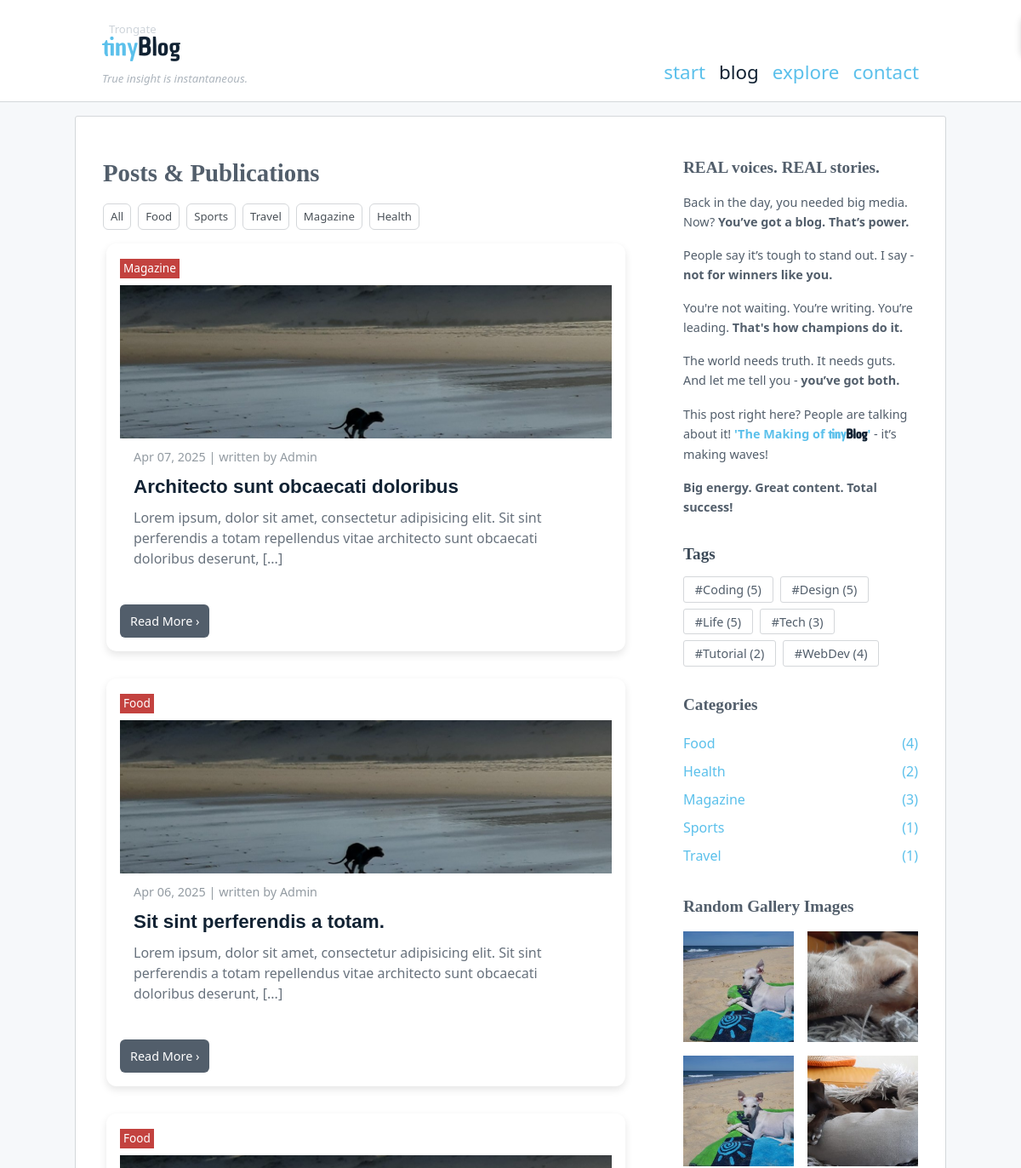
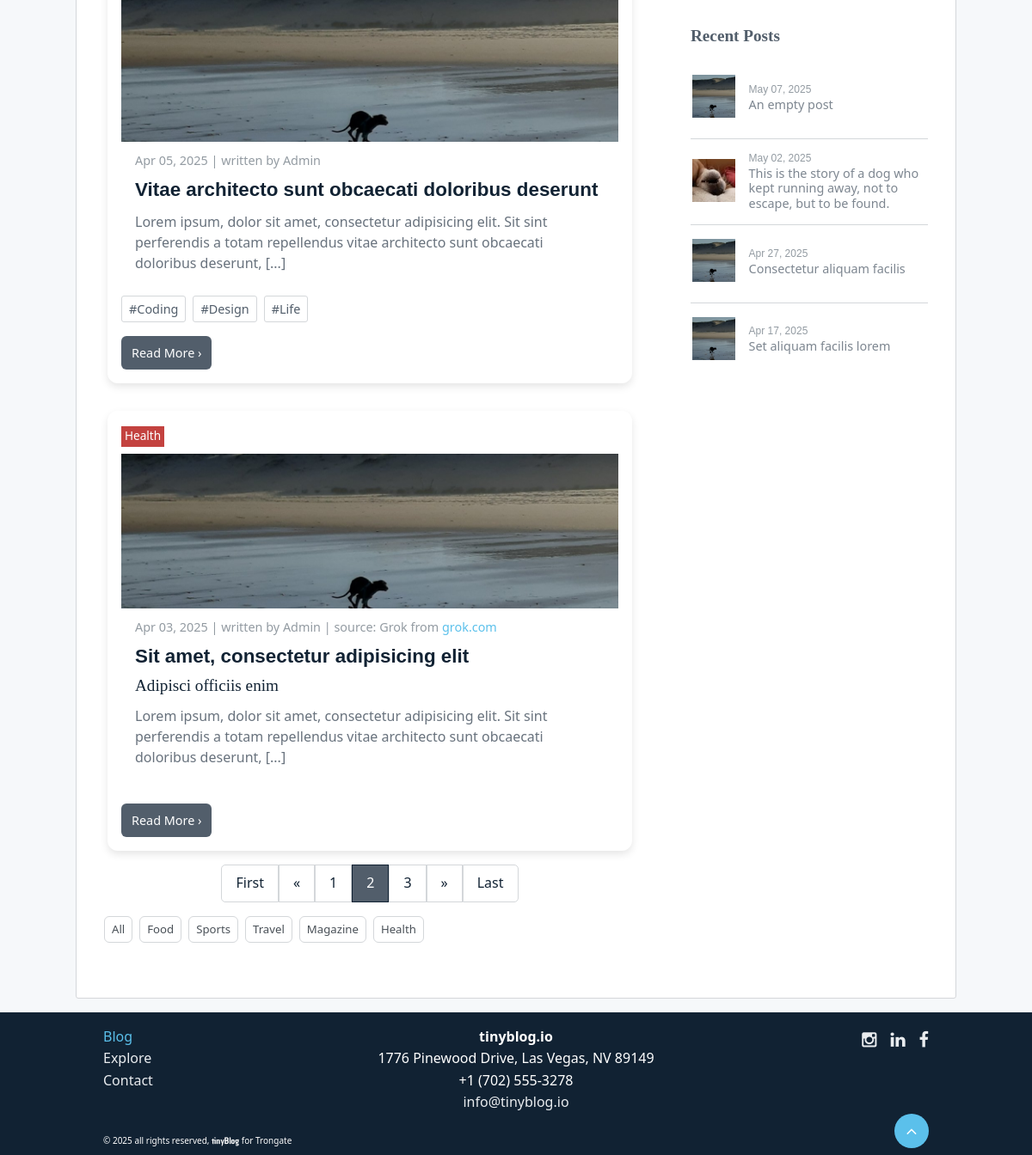
The page /blog/posts/2 on the database its author committed (2 pictures, top to bottom).
### tables this page shows
CREATE TABLE `menu_items` (
  `id` int(11) NOT NULL,
  `title` varchar(255) DEFAULT NULL,
  `url_string` varchar(255) DEFAULT NULL,
  `parent_id` int(11) DEFAULT NULL,
  `sort_order` int(11) DEFAULT NULL,
  `published` int(1) DEFAULT NULL,
  `target` varchar(12) DEFAULT NULL,
  `date_created` datetime DEFAULT NULL,
  `date_updated` datetime DEFAULT NULL,
  `menus_id` int(11) DEFAULT 0
);

CREATE TABLE `blog_categories` (
  `id` int(11) NOT NULL,
  `title` varchar(255) DEFAULT NULL,
  `url_string` varchar(255) DEFAULT NULL
);

CREATE TABLE `blog_posts` (
  `id` int(11) NOT NULL,
  `url_string` varchar(255) DEFAULT NULL,
  `title` varchar(255) DEFAULT NULL,
  `subtitle` varchar(255) DEFAULT NULL,
  `text` text DEFAULT NULL,
  `youtube` varchar(55) DEFAULT NULL,
  `date_created` datetime DEFAULT NULL,
  `date_updated` datetime DEFAULT NULL,
  `date_published` datetime DEFAULT NULL,
  `created_by` int(11) DEFAULT NULL,
  `updated_by` int(11) DEFAULT NULL,
  `published` int(1) DEFAULT NULL,
  `picture` varchar(255) DEFAULT '',
  `blog_sources_id` int(11) DEFAULT 0,
  `blog_categories_id` int(11) DEFAULT 0
);

CREATE TABLE `blog_tags` (
  `id` int(11) NOT NULL,
  `name` varchar(255) DEFAULT NULL,
  `url_string` varchar(255) DEFAULT NULL
);

CREATE TABLE `blog_sources` (
  `id` int(11) NOT NULL,
  `author` varchar(255) DEFAULT NULL,
  `website` varchar(255) DEFAULT NULL,
  `link` varchar(255) DEFAULT NULL
);

### modules/blog/views/view_posts.php (the view, shortened to what the rows shown need)
<div class="page-headline">
    <h1>
        <?= out($headline) ?>
    </h1>
</div>
<?php if (!empty($categories)): ?>
<div class="category-filter">
    <ul>
        <?php foreach ($categories as $category): ?>
            <li <?= !empty($category_id) && $category->id === $category_id ? 'class="active"' : '' ?>>
                <a href="<?= BASE_URL ?>blog/category/<?= out($category->url_string) ?>">
                    <?= out($category->title) ?>
                </a>
            </li>
        <?php endforeach; ?>
    </ul>
</div>
<?php endif; ?>
<?php
if( !empty($rows) ) { $i = 1;  ?>
<div class="publications">
    <?php foreach( $rows as $row ) { ?>
        <div class="post-card">
            <?php if (isset($row->category->title) && !empty($row->category->title) ): ?>
            <span class="post-category">
                <?= out($row->category->title)?>
            </span>
            <?php endif ?>
            <?php
            if( !empty($row->picture) ) {
                $pic_url = $pic_dir.'/'.$row->id.'/'.$row->picture;
            } else {
                $pic_url = $pic_fallback;
            }
            ?>
            <?php if ($pic_url != ''): ?>
                <div class="post-img">
                <img src="<?= $pic_url ?>" alt="<?= $row->url_string ?>-image">
            </div>
        <?php endif ?>
            <div class="post-info">
                <span class="post-date"><?= date($date_format, strtotime($row->date_published)) ?></span>
                <span class="post-author">| written by <?= ucfirst(out($row->created_by)) ?></span>
                <?php if (!empty($row->source)): ?>
                <span class="post-source">| source: <?= out($row->source->author) ?> from <a class="post-source-link" href="<?= out($row->source->link) ?>" target="_blank"><?= out($row->source->website) ?></a></span>
                <?php endif; ?>
            </div>
            <h2 class="post-title"><?= htmlspecialchars_decode($row->title, ENT_QUOTES) ?></h2>
            <h3 class="post-sub"><?= htmlspecialchars_decode($row->subtitle, ENT_QUOTES) ?></h3>
            <p class="post-short"><?= $row->text_short ?? '' ?></p>
            <?php if (isset($row->tags) && $row->tags > 0): ?>
            <div class="post-tags">
                <?php foreach ($row->tags as $tag) : ?>
                    <a href="<?= BASE_URL ?>blog/tag/<?= out($tag->url_string) ?>" class="tag-link">
                        #<?= out($tag->name) ?>
                    </a>
                <?php endforeach; ?>
            </div>
            <?php endif; ?>
            <div>
                <a href="<?= BASE_URL ?>blog/post/<?= out($row->url_string) ?>" class="btn read-more">Read More
                    <span> &rsaquo;</span>
                </a>
            </div>
        </div>
    <?php } ?>
</div>
<section>
    <?php if(isset($cat_filter)) { echo $cat_filter; }?>
</section>
<?php } else {  ?>
    <p>There are currently no blog posts published.</p>
<?php } ?>

### modules/blog/views/_html_category_filter.php (shortened to what the rows shown need)
<?php if (!empty($categories)): ?>
<div class="category-filter">
    <ul>
        <?php foreach ($categories as $category): ?>
            <li <?= !empty($category_id) && $category->id === $category_id ? 'class="active"' : '' ?>>
                <a href="<?= BASE_URL ?>blog/category/<?= out($category->url_string) ?>">
                    <?= out($category->title) ?>
                </a>
            </li>
        <?php endforeach; ?>
    </ul>
</div>
<?php endif; ?>

### modules/menus/views/_navigation_default_2.php (shortened to what the rows shown need)
<?php if (!empty($menu_items)): ?>
<nav id="nav-bar" role="navigation" aria-label="Main Navigation">
    <ul role="list">
        <?php
        $current_url = current_url();
        if (str_starts_with($current_url, BASE_URL)) {
            $current_path = substr($current_url, strlen(BASE_URL));
        } else {
            $current_path = $current_url;
        }
        $current_first = explode('/', $current_path)[0] ?? '';
        ?>
        <?php foreach ($menu_items as $item): ?>
            <?php
            $item_url = $item['url_string'];
            if (str_starts_with($item_url, BASE_URL)) {
                $item_path = substr($item_url, strlen(BASE_URL));
            } else {
                $item_path = $item_url;
            }
            $item_first = explode('/', $item_path)[0] ?? '';
            $is_active = $current_first === $item_first && $item_first !== '';
            ?>
            <li <?php echo $is_active ? 'class="active"' : ''; ?>>
                <a href="<?= $item['url_string'] ?>" target="<?= $item['target'] ?>">
                    <?= out($item['title']) ?>
                </a>
            </li>
        <?php endforeach; ?>
    </ul>
</nav>
<?php endif; ?>

### modules/blog/views/_widget_sidebar_text.php (shortened to what the rows shown need)
<div class="sidebar-text">
	<p>This post right here? People are talking about it! <b><a href="<?= BASE_URL.'blog/post/'.out($first_post->url_string) ?>" target="_self">'<?= htmlspecialchars_decode($first_post->title) ?>'</a></b> - it’s making waves!</p>
</div>

### modules/blog/views/_widget_recent_posts.php (shortened to what the rows shown need)
<ul class="mod-recent-posts-ul">
    <?php foreach ($rows as $post) : ?>
        <li>
			<a class="text-small" href="<?= BASE_URL ?>blog/post/<?= out($post->url_string) ?>">
				<div class="recent-posts-flex">
                    <?php if($post->picture != ''): ?>
                    	<div class="recent-posts-image-wrapper">
                    		<img src="<?= out($post->picture) ?>" alt="<?= strip_tags($post->title) ?>">
                    	</div>
                    <?php endif; ?>
                    <div class="recent-posts-title-wrapper">
                    	<p class="mod-recent-posts-date text-tiny"><?= $post->date_published ?></p>
                    	<div class="recent-posts-title"><?= htmlspecialchars_decode($post->title) ?></div>
                    </div>
                </div>
            </a>
        </li>
    <?php endforeach; ?>
</ul>

### modules/menus/views/_navigation_footer.php (shortened to what the rows shown need)
<?php if (!empty($menu_items)): ?>
<ul class="menu">
            <?php
        $current_url = current_url();
        if (str_starts_with($current_url, BASE_URL)) {
            $current_path = substr($current_url, strlen(BASE_URL));
        } else {
            $current_path = $current_url;
        }
        $current_first = explode('/', $current_path)[0] ?? '';
        ?>
        <?php foreach ($menu_items as $item): ?>
            <?php
            $item_url = $item['url_string'];
            if (str_starts_with($item_url, BASE_URL)) {
                $item_path = substr($item_url, strlen(BASE_URL));
            } else {
                $item_path = $item_url;
            }
            $item_first = explode('/', $item_path)[0] ?? '';
            $is_active = $current_first === $item_first && $item_first !== '';
            ?>
            <li <?php echo $is_active ? 'class="active"' : ''; ?>>
                <a href="<?= $item['url_string'] ?>" target="<?= $item['target'] ?>">
                    <?= out($item['title']) ?>
                </a>
            </li>
        <?php endforeach; ?>
</ul>
<?php endif; ?>

### rows shown on the page
menu_items: title "start"
menu_items: title "blog"
menu_items: title "explore"
menu_items: title "contact"
blog_categories: title "Food"
blog_categories: title "Sports"
blog_categories: title "Travel"
blog_categories: title "Magazine"
blog_categories: title "Health"
blog_posts: blog_categories.title "Magazine", date_published "Apr 07, 2025", created_by "Admin", title "Architecto sunt obcaecati doloribus", text_short "Lorem ipsum, dolor sit amet, consectetur adipisicing elit. Sit sint perferendis a totam repellendus vitae architecto sunt obcaecati doloribus deserunt, [...]"
blog_posts: blog_categories.title "Food", date_published "Apr 06, 2025", created_by "Admin", title "Sit sint perferendis a totam.", text_short "Lorem ipsum, dolor sit amet, consectetur adipisicing elit. Sit sint perferendis a totam repellendus vitae architecto sunt obcaecati doloribus deserunt, [...]"
blog_posts: blog_categories.title "Food", date_published "Apr 05, 2025", created_by "Admin", title "Vitae architecto sunt obcaecati doloribus deserunt", text_short "Lorem ipsum, dolor sit amet, consectetur adipisicing elit. Sit sint perferendis a totam repellendus vitae architecto sunt obcaecati doloribus deserunt, [...]"
blog_tags: name "Coding"
blog_tags: name "Design"
blog_tags: name "Life"
blog_posts: blog_categories.title "Health", date_published "Apr 03, 2025", created_by "Admin", blog_sources.author "Grok", blog_sources.website "grok.com", title "Sit amet, consectetur adipisicing elit", subtitle "Adipisci officiis enim", text_short "Lorem ipsum, dolor sit amet, consectetur adipisicing elit. Sit sint perferendis a totam repellendus vitae architecto sunt obcaecati doloribus deserunt, [...]"
blog_posts: title "The Making of tiny Blog"
blog_posts: date_published "May 07, 2025", title "An empty post"
blog_posts: shows a picture, date_published "May 02, 2025", title "This is the story of a dog who kept running away, not to escape, but to be found."
blog_posts: date_published "Apr 27, 2025", title "Consectetur aliquam facilis"
blog_posts: date_published "Apr 17, 2025", title "Set aliquam facilis lorem"
menu_items: title "Blog"
menu_items: title "Explore"
menu_items: title "Contact"

### other values the page prints
out($headline) "Posts & Publications"
$settings['first_link'] "First"
$settings['prev_link'] "«"
$value "1"
$value "3"
$settings['next_link'] "»"
$settings['last_link'] "Last"
out($tag->name) "Coding"
$tag->post_count "5"
out($tag->name) "Design"
out($tag->name) "Life"
out($tag->name) "Tech"
$tag->post_count "3"
out($tag->name) "Tutorial"
$tag->post_count "2"
